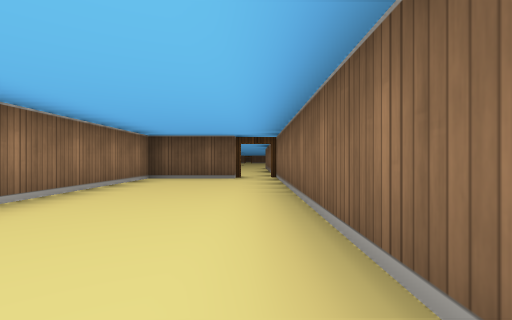
[1] (above)

20 first-person views from a walk through a cub3D level. The camera is about half as high as the walls, looks level and sees 85° across. The floor is counted in squares. Each view is taken from the middle of a square. On the plan, view 1 faces up. The plan holds only what a view shows up to about 9 squares ahead; the rest is blank.

[2]
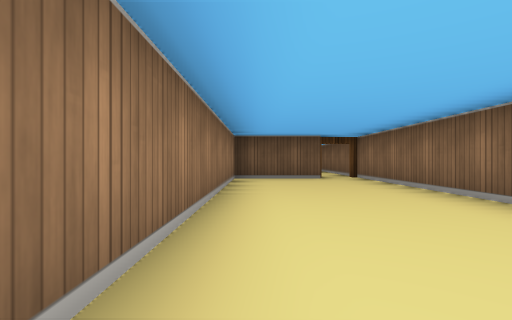

[3]
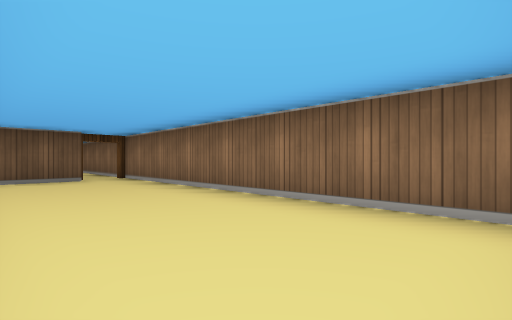

[4]
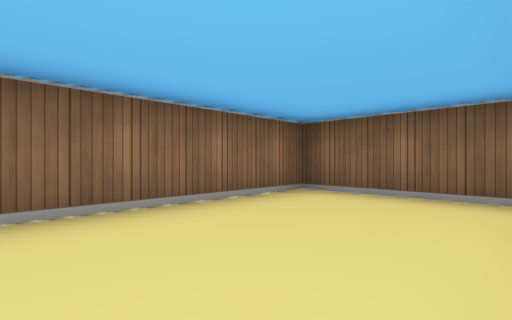

[5]
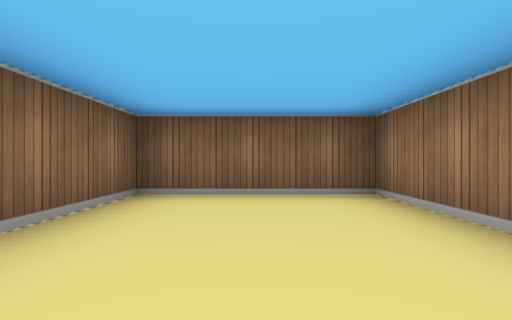

[6]
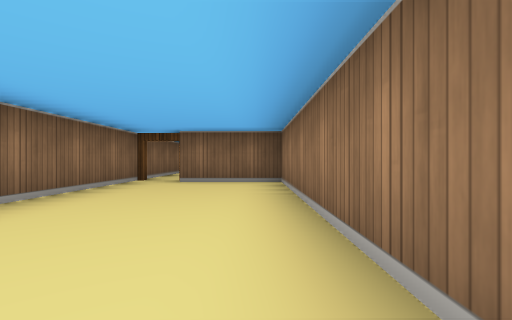

[7]
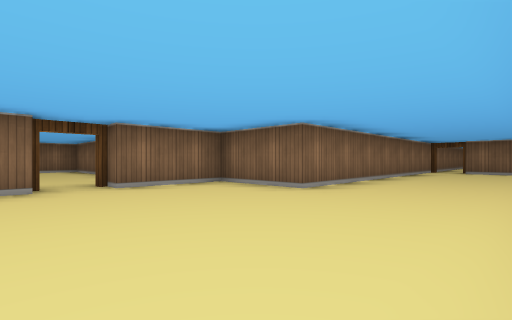

[8]
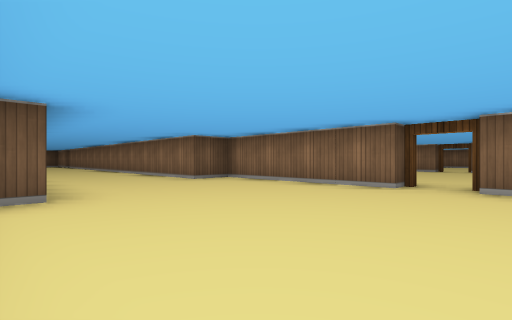

[9]
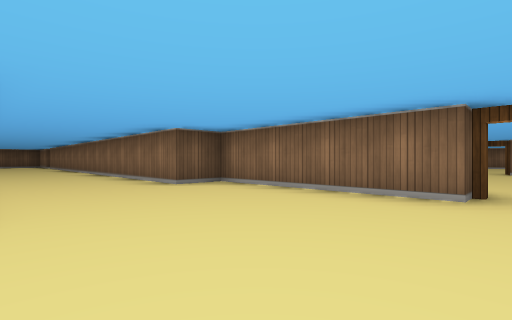

[10]
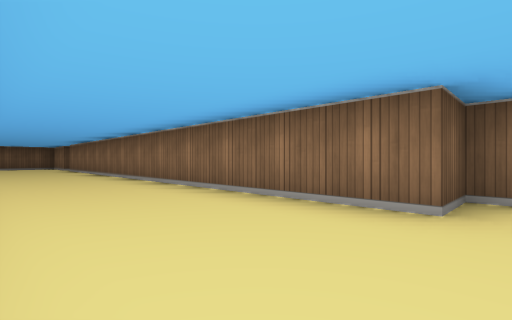

[11]
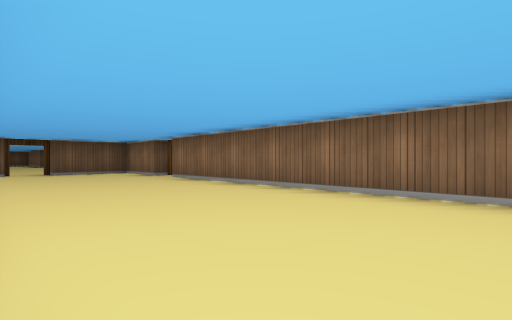

[12]
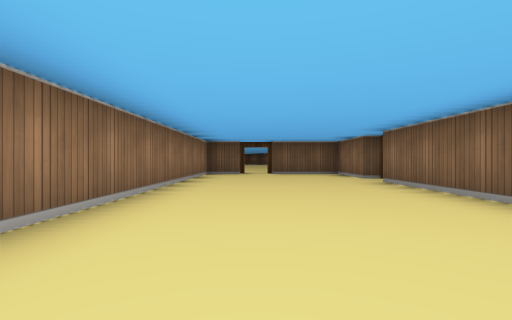

[13]
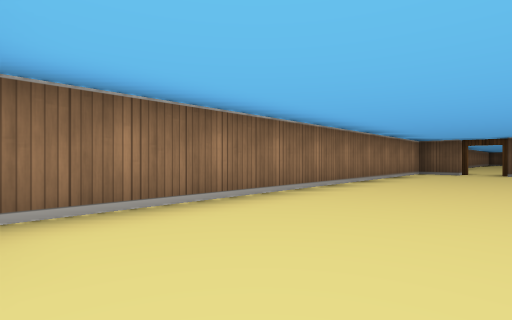

[14]
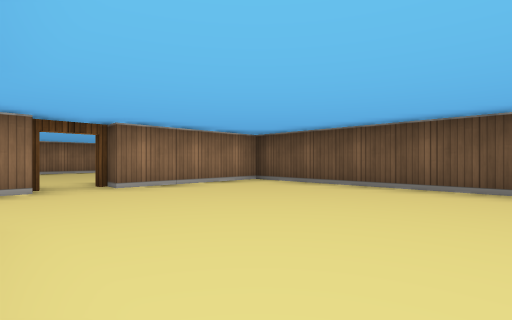

[15]
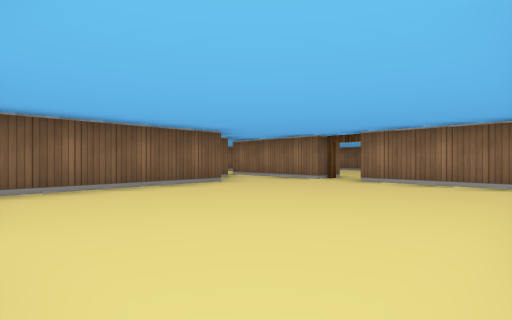

[16]
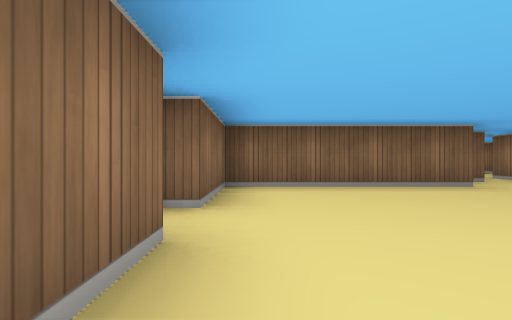

[17]
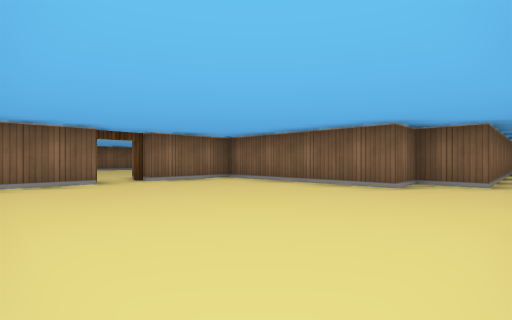

[18]
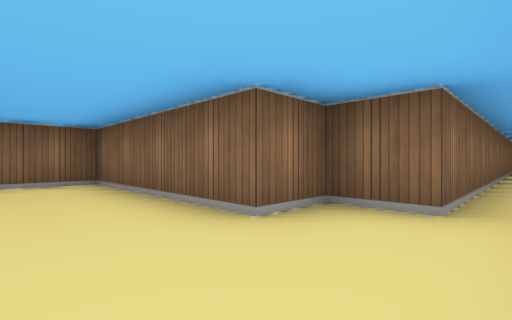

[19]
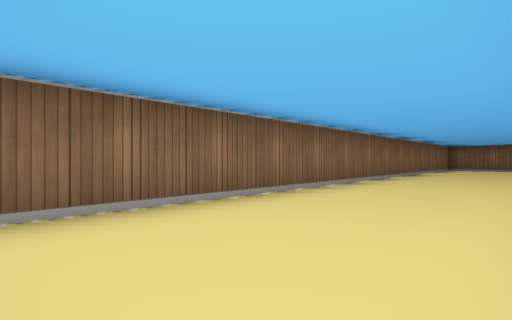

[20]
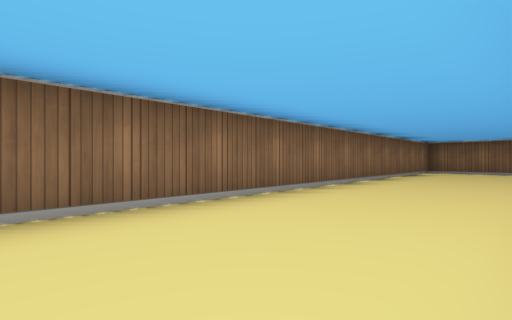

### Floor plan
Ten units are one square. View 1 is at (0, 0); x grows to the right and y downward. Boxes are objects, and circles mark ways between rooms. Rooms are numbered by the first view taken in them; rooms with no view inside come last. Other rooms are left out.
<svg viewBox="-30 -375 135 385">
<path fill="none" stroke="#000" d="M-4 -65 -25 -65 -25 5 5 5 5 -70M-25 -182 -25 -172M25 -175 25 -215 15 -215 15 -335M-25 -125 -25 -75 -5 -75M15 -345 15 -365 -5 -365M-14 -365 -25 -365 -25 -270M5 -70 5 -145 25 -145 25 -165M35 -165 35 -145M79 -205 35 -205 35 -175M95 -184 95 -199M45 -145 55 -145 55 -155 95 -155 95 -175M45 2 45 -145M35 -145 35 -135M24 5 42 5"/>
<circle cx="0" cy="-70" r="3" fill="#2a7"/>
<circle cx="30" cy="-170" r="3" fill="#2a7"/>
<circle cx="40" cy="-140" r="3" fill="#2a7"/>
<text x="-10" y="-30">1</text>
<text x="0" y="-220">2</text>
<text x="60" y="-180">3</text>
<text x="30" y="-70">4</text>
</svg>
Room 1 opens to room 2. Room 2 opens to room 3. Room 3 opens to room 4.

Where each view was taken, in squares from view 1:
view 1: 0 up, 0 right, facing up
view 2: 0 up, 2 left, facing up
view 3: 0 up, 2 left, facing up-right
view 4: 3 up, 2 left, facing down-right
view 5: 3 up, 1 left, facing down
view 6: 13 up, 2 left, facing down
view 7: 18 up, 2 left, facing down-right
view 8: 16 up, 2 left, facing up-right
view 9: 17 up, 1 left, facing up-right
view 10: 21 up, 1 left, facing up-right
view 11: 27 up, 2 left, facing up-right
view 12: 28 up, 1 left, facing up
view 13: 27 up, 0 right, facing up-left
view 14: 16 up, 8 right, facing up-left
view 15: 20 up, 9 right, facing down-left
view 16: 20 up, 9 right, facing down
view 17: 20 up, 4 right, facing down-right
view 18: 17 up, 4 right, facing down-right
view 19: 13 up, 2 right, facing down-right
view 20: 10 up, 2 right, facing down-right
